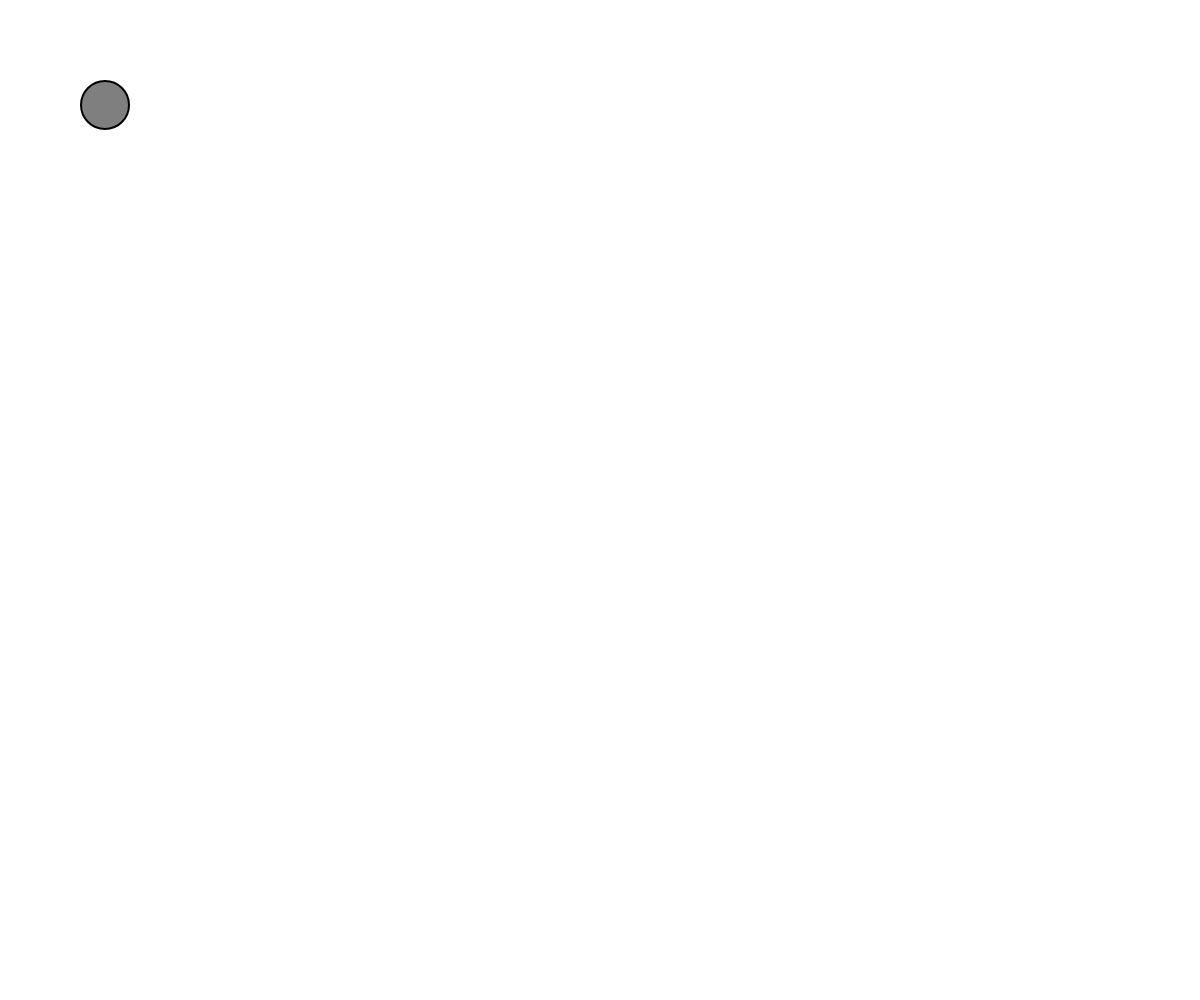
Frame 1 (no input)
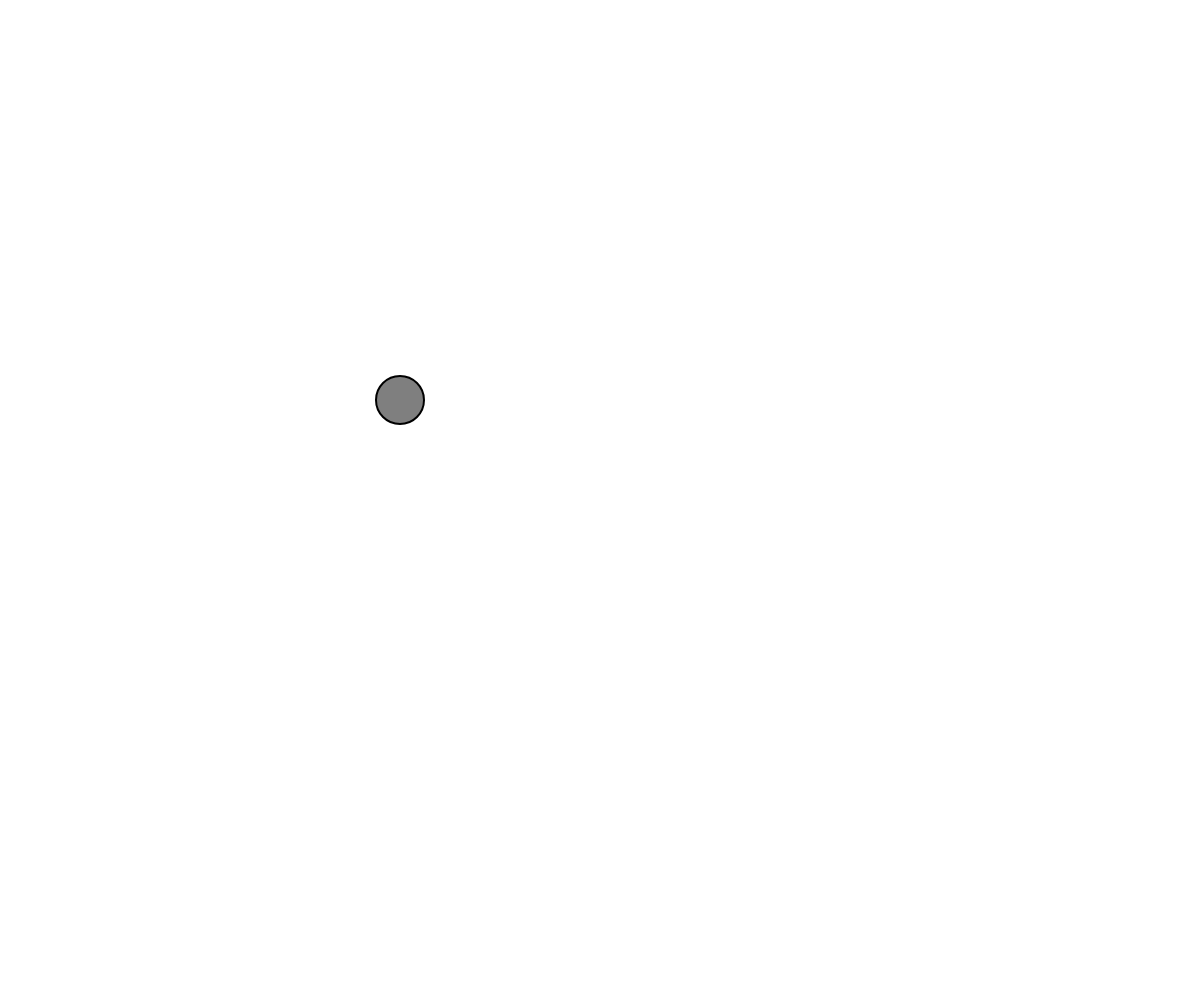
Frame 60 (no input)
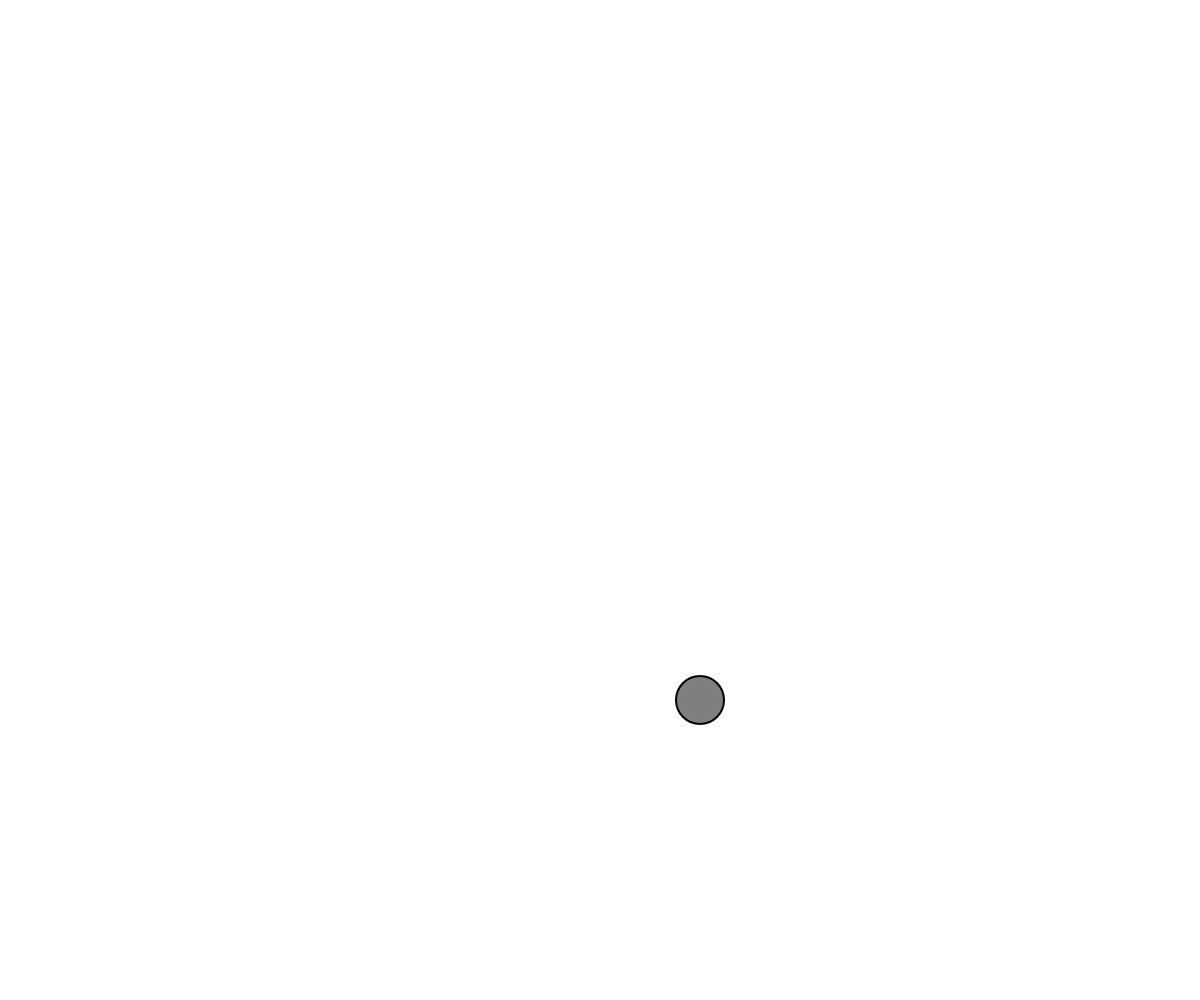
Frame 120 (the mouse pressed at the canvas centre since frame 60)

The p5.js sketch that drew these frames (run headless with seeded random() and noise() and a simulated clock; from frame 60 on, the mouse is pressed at the canvas centre):

// p5.js sketch
// ── sketch.js
////////////////////////////////////////////////////////////////////////////////
//assignment 1: convert the x and y variables to a vector and call it position
//              createVector() is a function that creates a vector.
//              It takes two arguments, the x and y values of the vector.
////////////////////////////////////////////////////////////////////////////////
let x = 100;
let y = 100;

////////////////////////////////////////////////////////////////////////////////
//assignment 2: convert the xspeed and yspeed variables to a vector and call it velocity
////////////////////////////////////////////////////////////////////////////////
let xspeed = 5;
let yspeed = 5;

function setup() {
  //makes a canvas that is the size of the window
  createCanvas(windowWidth, windowHeight);
  //sets the frame rate to 120
  frameRate(120);
}

function draw() {
  background(255);
  ////////////////////////////////////////////////////////////////////////////////
  //assignment 3: now that position and velocity are vectors, add velocity to position
  //              to add the velocity to the position, use the add() function of the position vector
  ////////////////////////////////////////////////////////////////////////////////

  // Move the ball according to its speed.
  x = x + xspeed;
  y = y + yspeed;

  //Check for bouncing.
  if (x > width || x < 0) {
    xspeed = xspeed * -1;
  }
  if (y > height || y < 0) {
    yspeed = yspeed * -1;
  }

  stroke(0);
  fill(127);
  strokeWeight(2);
  ////////////////////////////////////////////////////////////////////////////////
  //assignment 4: use the position vector to draw the ball
  //              replace x and y with position.x and position.y
  ////////////////////////////////////////////////////////////////////////////////

  //Draw the ball at the position (x,y).
  circle(x, y, 48);
}
